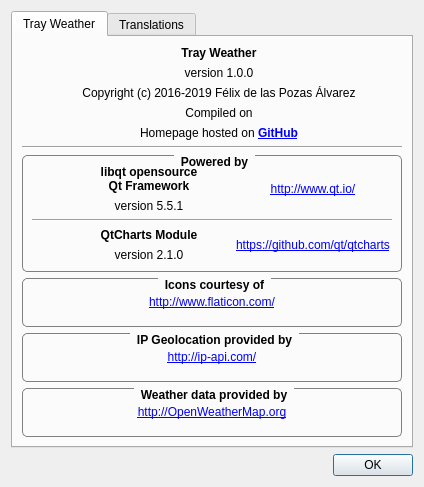
<?xml version="1.0" encoding="UTF-8"?>
<ui version="4.0">
 <class>AboutDialog</class>
 <widget class="QDialog" name="AboutDialog">
  <property name="geometry">
   <rect>
    <x>0</x>
    <y>0</y>
    <width>424</width>
    <height>487</height>
   </rect>
  </property>
  <property name="windowTitle">
   <string>About...</string>
  </property>
  <property name="windowIcon">
   <iconset resource="rsc/resources.qrc">
    <normaloff>:/TrayWeather/application.svg</normaloff>:/TrayWeather/application.svg</iconset>
  </property>
  <layout class="QVBoxLayout" name="verticalLayout">
   <item>
    <widget class="QTabWidget" name="tabWidget">
     <property name="currentIndex">
      <number>0</number>
     </property>
     <widget class="QWidget" name="tab">
      <attribute name="title">
       <string>Tray Weather</string>
      </attribute>
      <layout class="QVBoxLayout" name="verticalLayout_9">
       <item>
        <layout class="QVBoxLayout" name="verticalLayout_2">
         <item>
          <layout class="QHBoxLayout" name="horizontalLayout" stretch="0,0,0,0">
           <item>
            <spacer name="horizontalSpacer">
             <property name="orientation">
              <enum>Qt::Horizontal</enum>
             </property>
             <property name="sizeHint" stdset="0">
              <size>
               <width>40</width>
               <height>20</height>
              </size>
             </property>
            </spacer>
           </item>
           <item>
            <widget class="QLabel" name="label">
             <property name="maximumSize">
              <size>
               <width>64</width>
               <height>64</height>
              </size>
             </property>
             <property name="text">
              <string/>
             </property>
             <property name="pixmap">
              <pixmap resource="rsc/resources.qrc">:/TrayWeather/application.svg</pixmap>
             </property>
             <property name="scaledContents">
              <bool>true</bool>
             </property>
             <property name="alignment">
              <set>Qt::AlignCenter</set>
             </property>
            </widget>
           </item>
           <item>
            <layout class="QVBoxLayout" name="verticalLayout_3">
             <item>
              <widget class="QLabel" name="label_2">
               <property name="font">
                <font>
                 <weight>75</weight>
                 <bold>true</bold>
                </font>
               </property>
               <property name="text">
                <string notr="true">Tray Weather</string>
               </property>
               <property name="alignment">
                <set>Qt::AlignCenter</set>
               </property>
              </widget>
             </item>
             <item>
              <widget class="QLabel" name="m_version">
               <property name="text">
                <string notr="true">version 1.0.0</string>
               </property>
               <property name="alignment">
                <set>Qt::AlignCenter</set>
               </property>
              </widget>
             </item>
             <item>
              <widget class="QLabel" name="m_copyright">
               <property name="text">
                <string notr="true">Copyright (c) 2016-2019 Félix de las Pozas Álvarez</string>
               </property>
               <property name="alignment">
                <set>Qt::AlignCenter</set>
               </property>
              </widget>
             </item>
             <item>
              <widget class="QLabel" name="m_compilationDate">
               <property name="text">
                <string>Compiled on</string>
               </property>
               <property name="alignment">
                <set>Qt::AlignCenter</set>
               </property>
              </widget>
             </item>
             <item>
              <widget class="QLabel" name="label_4">
               <property name="text">
                <string>Homepage hosted on &lt;a href=https://github.com/FelixdelasPozas/TrayWeather&gt;&lt;b&gt;GitHub&lt;/b&gt;&lt;/a&gt;</string>
               </property>
               <property name="alignment">
                <set>Qt::AlignCenter</set>
               </property>
               <property name="openExternalLinks">
                <bool>true</bool>
               </property>
              </widget>
             </item>
            </layout>
           </item>
           <item>
            <spacer name="horizontalSpacer_2">
             <property name="orientation">
              <enum>Qt::Horizontal</enum>
             </property>
             <property name="sizeHint" stdset="0">
              <size>
               <width>40</width>
               <height>20</height>
              </size>
             </property>
            </spacer>
           </item>
          </layout>
         </item>
         <item>
          <widget class="Line" name="line">
           <property name="orientation">
            <enum>Qt::Horizontal</enum>
           </property>
          </widget>
         </item>
         <item>
          <widget class="QGroupBox" name="groupBox">
           <property name="font">
            <font>
             <weight>75</weight>
             <bold>true</bold>
            </font>
           </property>
           <property name="styleSheet">
            <string notr="true">QGroupBox {
    border: 1px solid gray;
    border-radius: 5px;
    margin-top: 2ex;
}

QGroupBox::title {
    subcontrol-origin: margin;
    subcontrol-position: top center; /* position at the top center */
    padding: 0px 5px;
}</string>
           </property>
           <property name="title">
            <string>Powered by</string>
           </property>
           <property name="alignment">
            <set>Qt::AlignHCenter|Qt::AlignTop</set>
           </property>
           <property name="flat">
            <bool>false</bool>
           </property>
           <layout class="QVBoxLayout" name="verticalLayout_11">
            <item>
             <layout class="QHBoxLayout" name="horizontalLayout_7">
              <property name="topMargin">
               <number>0</number>
              </property>
              <item>
               <widget class="QLabel" name="label_3">
                <property name="maximumSize">
                 <size>
                  <width>32</width>
                  <height>32</height>
                 </size>
                </property>
                <property name="text">
                 <string/>
                </property>
                <property name="pixmap">
                 <pixmap resource="rsc/resources.qrc">:/TrayWeather/Qt.ico</pixmap>
                </property>
                <property name="scaledContents">
                 <bool>true</bool>
                </property>
               </widget>
              </item>
              <item>
               <layout class="QVBoxLayout" name="verticalLayout_4">
                <item>
                 <widget class="QLabel" name="label_26">
                  <property name="font">
                   <font>
                    <weight>75</weight>
                    <bold>true</bold>
                   </font>
                  </property>
                  <property name="text">
                   <string notr="true">libqt opensource
Qt Framework</string>
                  </property>
                  <property name="alignment">
                   <set>Qt::AlignCenter</set>
                  </property>
                 </widget>
                </item>
                <item>
                 <widget class="QLabel" name="m_qtVersion">
                  <property name="text">
                   <string notr="true">version 5.5.1</string>
                  </property>
                  <property name="alignment">
                   <set>Qt::AlignCenter</set>
                  </property>
                 </widget>
                </item>
               </layout>
              </item>
              <item>
               <widget class="QLabel" name="label_7">
                <property name="text">
                 <string notr="true">&lt;a href=&quot;http://www.qt.io/&quot;&gt;http://www.qt.io/&lt;/a&gt;</string>
                </property>
                <property name="alignment">
                 <set>Qt::AlignCenter</set>
                </property>
                <property name="openExternalLinks">
                 <bool>true</bool>
                </property>
               </widget>
              </item>
             </layout>
            </item>
            <item>
             <widget class="Line" name="line_2">
              <property name="orientation">
               <enum>Qt::Horizontal</enum>
              </property>
             </widget>
            </item>
            <item>
             <layout class="QHBoxLayout" name="horizontalLayout_2">
              <item>
               <widget class="QLabel" name="label_11">
                <property name="minimumSize">
                 <size>
                  <width>32</width>
                  <height>32</height>
                 </size>
                </property>
                <property name="maximumSize">
                 <size>
                  <width>32</width>
                  <height>32</height>
                 </size>
                </property>
                <property name="text">
                 <string/>
                </property>
                <property name="pixmap">
                 <pixmap resource="rsc/resources.qrc">:/TrayWeather/Qt.ico</pixmap>
                </property>
                <property name="scaledContents">
                 <bool>true</bool>
                </property>
               </widget>
              </item>
              <item>
               <layout class="QVBoxLayout" name="verticalLayout_8">
                <item>
                 <widget class="QLabel" name="label_10">
                  <property name="font">
                   <font>
                    <weight>75</weight>
                    <bold>true</bold>
                   </font>
                  </property>
                  <property name="text">
                   <string notr="true">QtCharts Module</string>
                  </property>
                  <property name="alignment">
                   <set>Qt::AlignCenter</set>
                  </property>
                 </widget>
                </item>
                <item>
                 <widget class="QLabel" name="m_chartsVersion">
                  <property name="text">
                   <string notr="true">version 2.1.0</string>
                  </property>
                  <property name="alignment">
                   <set>Qt::AlignCenter</set>
                  </property>
                 </widget>
                </item>
               </layout>
              </item>
              <item>
               <widget class="QLabel" name="label_12">
                <property name="text">
                 <string notr="true">&lt;a href=&quot;https://github.com/qt/qtcharts/&quot;&gt;https://github.com/qt/qtcharts&lt;/a&gt;</string>
                </property>
                <property name="alignment">
                 <set>Qt::AlignCenter</set>
                </property>
               </widget>
              </item>
             </layout>
            </item>
           </layout>
          </widget>
         </item>
         <item>
          <widget class="QGroupBox" name="groupBox_2">
           <property name="font">
            <font>
             <weight>75</weight>
             <bold>true</bold>
            </font>
           </property>
           <property name="styleSheet">
            <string notr="true">QGroupBox {
    border: 1px solid gray;
    border-radius: 5px;
    margin-top: 2ex;
}

QGroupBox::title {
    subcontrol-origin: margin;
    subcontrol-position: top center; /* position at the top center */
    padding: 0px 5px;
}</string>
           </property>
           <property name="title">
            <string>Icons courtesy of</string>
           </property>
           <layout class="QVBoxLayout" name="verticalLayout_5">
            <item>
             <widget class="QLabel" name="label_8">
              <property name="text">
               <string notr="true">&lt;a href=&quot;http://www.flaticon.com/&quot;&gt;http://www.flaticon.com/&lt;/a&gt;</string>
              </property>
              <property name="alignment">
               <set>Qt::AlignCenter</set>
              </property>
              <property name="openExternalLinks">
               <bool>true</bool>
              </property>
             </widget>
            </item>
           </layout>
          </widget>
         </item>
         <item>
          <widget class="QGroupBox" name="groupBox_3">
           <property name="font">
            <font>
             <weight>75</weight>
             <bold>true</bold>
            </font>
           </property>
           <property name="styleSheet">
            <string notr="true">QGroupBox {
    border: 1px solid gray;
    border-radius: 5px;
    margin-top: 2ex;
}

QGroupBox::title {
    subcontrol-origin: margin;
    subcontrol-position: top center; /* position at the top center */
    padding: 0px 5px;
}</string>
           </property>
           <property name="title">
            <string>IP Geolocation provided by</string>
           </property>
           <layout class="QVBoxLayout" name="verticalLayout_6">
            <item>
             <widget class="QLabel" name="label_5">
              <property name="text">
               <string notr="true">&lt;html&gt;&lt;head/&gt;&lt;body&gt;&lt;p&gt;&lt;a href=&quot;http://ip-api.com/&quot;&gt;&lt;span style=&quot; text-decoration: underline; color:#0000ff;&quot;&gt;http://ip-api.com/&lt;/span&gt;&lt;/a&gt;&lt;/p&gt;&lt;/body&gt;&lt;/html&gt;</string>
              </property>
              <property name="alignment">
               <set>Qt::AlignCenter</set>
              </property>
              <property name="openExternalLinks">
               <bool>true</bool>
              </property>
             </widget>
            </item>
           </layout>
          </widget>
         </item>
         <item>
          <widget class="QGroupBox" name="groupBox_4">
           <property name="font">
            <font>
             <weight>75</weight>
             <bold>true</bold>
            </font>
           </property>
           <property name="styleSheet">
            <string notr="true">QGroupBox {
    border: 1px solid gray;
    border-radius: 5px;
    margin-top: 2ex;
}

QGroupBox::title {
    subcontrol-origin: margin;
    subcontrol-position: top center; /* position at the top center */
    padding: 0px 5px;
}</string>
           </property>
           <property name="title">
            <string>Weather data provided by</string>
           </property>
           <layout class="QVBoxLayout" name="verticalLayout_7">
            <item>
             <widget class="QLabel" name="label_6">
              <property name="text">
               <string notr="true">&lt;html&gt;&lt;head/&gt;&lt;body&gt;&lt;p&gt;&lt;a href=&quot;http://OpenWeatherMap.org&quot;&gt;&lt;span style=&quot; text-decoration: underline; color:#0000ff;&quot;&gt;http://OpenWeatherMap.org&lt;/span&gt;&lt;/a&gt;&lt;/p&gt;&lt;/body&gt;&lt;/html&gt;</string>
              </property>
              <property name="alignment">
               <set>Qt::AlignCenter</set>
              </property>
              <property name="openExternalLinks">
               <bool>true</bool>
              </property>
             </widget>
            </item>
           </layout>
          </widget>
         </item>
        </layout>
       </item>
      </layout>
     </widget>
     <widget class="QWidget" name="tab_2">
      <attribute name="title">
       <string>Translations</string>
      </attribute>
      <layout class="QVBoxLayout" name="verticalLayout_10">
       <item>
        <widget class="QTableWidget" name="m_translations">
         <property name="sizeAdjustPolicy">
          <enum>QAbstractScrollArea::AdjustToContents</enum>
         </property>
         <property name="editTriggers">
          <set>QAbstractItemView::NoEditTriggers</set>
         </property>
         <property name="tabKeyNavigation">
          <bool>false</bool>
         </property>
         <property name="showDropIndicator" stdset="0">
          <bool>false</bool>
         </property>
         <property name="dragDropOverwriteMode">
          <bool>false</bool>
         </property>
         <property name="alternatingRowColors">
          <bool>true</bool>
         </property>
         <property name="selectionMode">
          <enum>QAbstractItemView::NoSelection</enum>
         </property>
         <property name="showGrid">
          <bool>true</bool>
         </property>
         <property name="cornerButtonEnabled">
          <bool>false</bool>
         </property>
         <property name="columnCount">
          <number>2</number>
         </property>
         <attribute name="horizontalHeaderVisible">
          <bool>false</bool>
         </attribute>
         <attribute name="horizontalHeaderStretchLastSection">
          <bool>true</bool>
         </attribute>
         <attribute name="verticalHeaderVisible">
          <bool>false</bool>
         </attribute>
         <column/>
         <column/>
        </widget>
       </item>
       <item>
        <widget class="QLabel" name="label_9">
         <property name="text">
          <string>If your language is not available you can help with a &lt;a href=&quot;https://github.com/FelixdelasPozas/TrayWeather#translations&quot;&gt;translation&lt;/a&gt;.</string>
         </property>
         <property name="alignment">
          <set>Qt::AlignCenter</set>
         </property>
         <property name="openExternalLinks">
          <bool>true</bool>
         </property>
        </widget>
       </item>
      </layout>
     </widget>
    </widget>
   </item>
   <item>
    <widget class="QDialogButtonBox" name="buttonBox">
     <property name="maximumSize">
      <size>
       <width>575</width>
       <height>23</height>
      </size>
     </property>
     <property name="orientation">
      <enum>Qt::Horizontal</enum>
     </property>
     <property name="standardButtons">
      <set>QDialogButtonBox::Ok</set>
     </property>
    </widget>
   </item>
  </layout>
 </widget>
 <resources>
  <include location="rsc/resources.qrc"/>
 </resources>
 <connections>
  <connection>
   <sender>buttonBox</sender>
   <signal>accepted()</signal>
   <receiver>AboutDialog</receiver>
   <slot>accept()</slot>
   <hints>
    <hint type="sourcelabel">
     <x>248</x>
     <y>254</y>
    </hint>
    <hint type="destinationlabel">
     <x>157</x>
     <y>274</y>
    </hint>
   </hints>
  </connection>
  <connection>
   <sender>buttonBox</sender>
   <signal>rejected()</signal>
   <receiver>AboutDialog</receiver>
   <slot>reject()</slot>
   <hints>
    <hint type="sourcelabel">
     <x>316</x>
     <y>260</y>
    </hint>
    <hint type="destinationlabel">
     <x>286</x>
     <y>274</y>
    </hint>
   </hints>
  </connection>
 </connections>
</ui>
